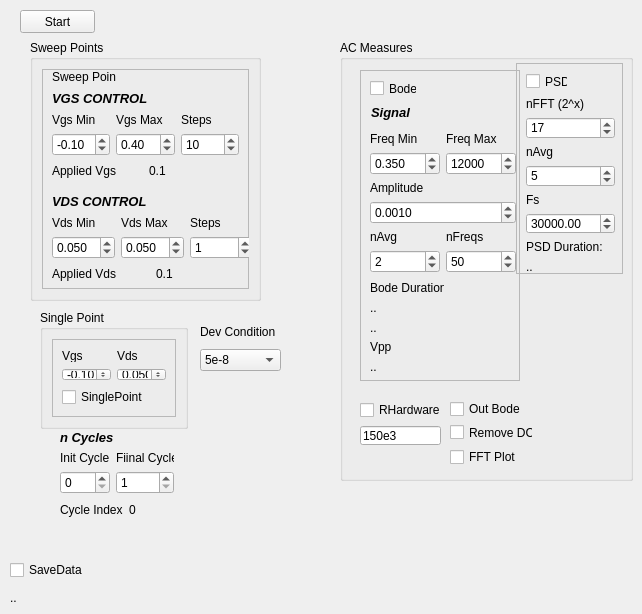
      <widget class="QWidget" name="tab_2">
       <attribute name="title">
        <string>MeasureSweeps</string>
       </attribute>
       <widget class="QPushButton" name="ButSweep">
        <property name="geometry">
         <rect>
          <x>20</x>
          <y>10</y>
          <width>75</width>
          <height>23</height>
         </rect>
        </property>
        <property name="text">
         <string>Start</string>
        </property>
       </widget>
       <widget class="QGroupBox" name="GrSweepMeas_3">
        <property name="geometry">
         <rect>
          <x>40</x>
          <y>310</y>
          <width>148</width>
          <height>119</height>
         </rect>
        </property>
        <property name="title">
         <string>Single Point</string>
        </property>
        <layout class="QHBoxLayout" name="horizontalLayout_12">
         <item>
          <widget class="QFrame" name="frame_9">
           <property name="frameShape">
            <enum>QFrame::StyledPanel</enum>
           </property>
           <property name="frameShadow">
            <enum>QFrame::Raised</enum>
           </property>
           <layout class="QVBoxLayout" name="verticalLayout_42">
            <item>
             <layout class="QVBoxLayout" name="verticalLayout_25">
              <item>
               <layout class="QGridLayout" name="gridLayout_5">
                <item row="0" column="0">
                 <widget class="QLabel" name="label_7">
                  <property name="text">
                   <string>Vgs</string>
                  </property>
                 </widget>
                </item>
                <item row="1" column="0">
                 <widget class="QDoubleSpinBox" name="SpnSVgs">
                  <property name="minimum">
                   <double>-0.500000000000000</double>
                  </property>
                  <property name="maximum">
                   <double>0.700000000000000</double>
                  </property>
                  <property name="singleStep">
                   <double>0.100000000000000</double>
                  </property>
                  <property name="value">
                   <double>-0.100000000000000</double>
                  </property>
                 </widget>
                </item>
                <item row="0" column="1">
                 <widget class="QLabel" name="label_8">
                  <property name="text">
                   <string>Vds</string>
                  </property>
                 </widget>
                </item>
                <item row="1" column="1">
                 <widget class="QDoubleSpinBox" name="SpnSVds">
                  <property name="decimals">
                   <number>3</number>
                  </property>
                  <property name="minimum">
                   <double>-0.200000000000000</double>
                  </property>
                  <property name="maximum">
                   <double>0.200000000000000</double>
                  </property>
                  <property name="singleStep">
                   <double>0.010000000000000</double>
                  </property>
                  <property name="value">
                   <double>0.050000000000000</double>
                  </property>
                 </widget>
                </item>
               </layout>
              </item>
              <item>
               <widget class="QCheckBox" name="ChckSP">
                <property name="text">
                 <string>SinglePoint</string>
                </property>
               </widget>
              </item>
             </layout>
            </item>
           </layout>
          </widget>
         </item>
        </layout>
       </widget>
       <widget class="QGroupBox" name="GrSweepMeas_4">
        <property name="geometry">
         <rect>
          <x>30</x>
          <y>40</y>
          <width>231</width>
          <height>261</height>
         </rect>
        </property>
        <property name="title">
         <string>Sweep Points</string>
        </property>
        <layout class="QHBoxLayout" name="horizontalLayout_13">
         <item>
          <widget class="QFrame" name="frame_5">
           <property name="frameShape">
            <enum>QFrame::StyledPanel</enum>
           </property>
           <property name="frameShadow">
            <enum>QFrame::Raised</enum>
           </property>
           <widget class="QWidget" name="layoutWidget">
            <property name="geometry">
             <rect>
              <x>10</x>
              <y>20</y>
              <width>187</width>
              <height>90</height>
             </rect>
            </property>
            <layout class="QVBoxLayout" name="verticalLayout_4">
             <item>
              <widget class="QLabel" name="label_5">
               <property name="font">
                <font>
                 <pointsize>10</pointsize>
                 <weight>75</weight>
                 <italic>true</italic>
                 <bold>true</bold>
                </font>
               </property>
               <property name="text">
                <string>VGS CONTROL</string>
               </property>
              </widget>
             </item>
             <item>
              <layout class="QHBoxLayout" name="horizontalLayout">
               <item>
                <layout class="QVBoxLayout" name="verticalLayout">
                 <item>
                  <widget class="QLabel" name="label_2">
                   <property name="text">
                    <string>Vgs Min</string>
                   </property>
                  </widget>
                 </item>
                 <item>
                  <widget class="QDoubleSpinBox" name="SpnVgsMin">
                   <property name="minimum">
                    <double>-0.500000000000000</double>
                   </property>
                   <property name="maximum">
                    <double>0.500000000000000</double>
                   </property>
                   <property name="singleStep">
                    <double>0.100000000000000</double>
                   </property>
                   <property name="value">
                    <double>-0.100000000000000</double>
                   </property>
                  </widget>
                 </item>
                </layout>
               </item>
               <item>
                <layout class="QVBoxLayout" name="verticalLayout_2">
                 <item>
                  <widget class="QLabel" name="label_3">
                   <property name="text">
                    <string>Vgs Max</string>
                   </property>
                  </widget>
                 </item>
                 <item>
                  <widget class="QDoubleSpinBox" name="SpnVgsMax">
                   <property name="minimum">
                    <double>-0.200000000000000</double>
                   </property>
                   <property name="maximum">
                    <double>0.700000000000000</double>
                   </property>
                   <property name="singleStep">
                    <double>0.100000000000000</double>
                   </property>
                   <property name="value">
                    <double>0.400000000000000</double>
                   </property>
                  </widget>
                 </item>
                </layout>
               </item>
               <item>
                <layout class="QVBoxLayout" name="verticalLayout_3">
                 <item>
                  <widget class="QLabel" name="label_4">
                   <property name="text">
                    <string>Steps</string>
                   </property>
                  </widget>
                 </item>
                 <item>
                  <widget class="QSpinBox" name="SpnVgsStep">
                   <property name="value">
                    <number>10</number>
                   </property>
                  </widget>
                 </item>
                </layout>
               </item>
              </layout>
             </item>
             <item>
              <layout class="QHBoxLayout" name="horizontalLayout_2">
               <item>
                <widget class="QLabel" name="label_6">
                 <property name="text">
                  <string>Applied Vgs</string>
                 </property>
                </widget>
               </item>
               <item>
                <widget class="QLabel" name="LblVgs">
                 <property name="text">
                  <string>0.1</string>
                 </property>
                </widget>
               </item>
              </layout>
             </item>
            </layout>
           </widget>
           <widget class="QWidget" name="layoutWidget_2">
            <property name="geometry">
             <rect>
              <x>10</x>
              <y>123</y>
              <width>201</width>
              <height>90</height>
             </rect>
            </property>
            <layout class="QVBoxLayout" name="verticalLayout_10">
             <item>
              <widget class="QLabel" name="label_13">
               <property name="font">
                <font>
                 <pointsize>10</pointsize>
                 <weight>75</weight>
                 <italic>true</italic>
                 <bold>true</bold>
                </font>
               </property>
               <property name="text">
                <string>VDS CONTROL</string>
               </property>
              </widget>
             </item>
             <item>
              <layout class="QHBoxLayout" name="horizontalLayout_6">
               <item>
                <layout class="QVBoxLayout" name="verticalLayout_11">
                 <item>
                  <widget class="QLabel" name="label_14">
                   <property name="text">
                    <string>Vds Min</string>
                   </property>
                  </widget>
                 </item>
                 <item>
                  <widget class="QDoubleSpinBox" name="SpnVdsMin">
                   <property name="decimals">
                    <number>3</number>
                   </property>
                   <property name="minimum">
                    <double>-0.200000000000000</double>
                   </property>
                   <property name="maximum">
                    <double>0.200000000000000</double>
                   </property>
                   <property name="singleStep">
                    <double>0.015000000000000</double>
                   </property>
                   <property name="value">
                    <double>0.050000000000000</double>
                   </property>
                  </widget>
                 </item>
                </layout>
               </item>
               <item>
                <layout class="QVBoxLayout" name="verticalLayout_12">
                 <item>
                  <widget class="QLabel" name="label_15">
                   <property name="text">
                    <string>Vds Max</string>
                   </property>
                  </widget>
                 </item>
                 <item>
                  <widget class="QDoubleSpinBox" name="SpnVdsMax">
                   <property name="decimals">
                    <number>3</number>
                   </property>
                   <property name="minimum">
                    <double>-0.200000000000000</double>
                   </property>
                   <property name="maximum">
                    <double>0.200000000000000</double>
                   </property>
                   <property name="singleStep">
                    <double>0.015000000000000</double>
                   </property>
                   <property name="value">
                    <double>0.050000000000000</double>
                   </property>
                  </widget>
                 </item>
                </layout>
               </item>
               <item>
                <layout class="QVBoxLayout" name="verticalLayout_13">
                 <item>
                  <widget class="QLabel" name="label_16">
                   <property name="text">
                    <string>Steps</string>
                   </property>
                  </widget>
                 </item>
                 <item>
                  <widget class="QSpinBox" name="SpnVdsStep">
                   <property name="value">
                    <number>1</number>
                   </property>
                  </widget>
                 </item>
                </layout>
               </item>
              </layout>
             </item>
             <item>
              <layout class="QHBoxLayout" name="horizontalLayout_7">
               <item>
                <widget class="QLabel" name="label_17">
                 <property name="text">
                  <string>Applied Vds</string>
                 </property>
                </widget>
               </item>
               <item>
                <widget class="QLabel" name="LblVds">
                 <property name="text">
                  <string>0.1</string>
                 </property>
                </widget>
               </item>
              </layout>
             </item>
            </layout>
           </widget>
           <widget class="QLabel" name="label_30">
            <property name="geometry">
             <rect>
              <x>10</x>
              <y>0</y>
              <width>64</width>
              <height>16</height>
             </rect>
            </property>
            <property name="text">
             <string>Sweep Points</string>
            </property>
           </widget>
          </widget>
         </item>
        </layout>
       </widget>
       <widget class="QWidget" name="layoutWidget">
        <property name="geometry">
         <rect>
          <x>200</x>
          <y>320</y>
          <width>81</width>
          <height>51</height>
         </rect>
        </property>
        <layout class="QVBoxLayout" name="verticalLayout_18">
         <item>
          <widget class="QLabel" name="label">
           <property name="text">
            <string>Dev Condition</string>
           </property>
          </widget>
         </item>
         <item>
          <widget class="QComboBox" name="CmbDevCond">
           <property name="currentIndex">
            <number>5</number>
           </property>
           <item>
            <property name="text">
             <string>1</string>
            </property>
           </item>
           <item>
            <property name="text">
             <string>5e-6</string>
            </property>
           </item>
           <item>
            <property name="text">
             <string>1e-6</string>
            </property>
           </item>
           <item>
            <property name="text">
             <string>5e-7</string>
            </property>
           </item>
           <item>
            <property name="text">
             <string>1e-7</string>
            </property>
           </item>
           <item>
            <property name="text">
             <string>5e-8</string>
            </property>
           </item>
           <item>
            <property name="text">
             <string>1e-8</string>
            </property>
           </item>
           <item>
            <property name="text">
             <string>5e-9</string>
            </property>
           </item>
           <item>
            <property name="text">
             <string>1e-9</string>
            </property>
           </item>
          </widget>
         </item>
        </layout>
       </widget>
       <widget class="QGroupBox" name="GrSweepMeas">
        <property name="geometry">
         <rect>
          <x>340</x>
          <y>40</y>
          <width>293</width>
          <height>441</height>
         </rect>
        </property>
        <property name="title">
         <string>AC Measures</string>
        </property>
        <widget class="QFrame" name="frame">
         <property name="geometry">
          <rect>
           <x>20</x>
           <y>30</y>
           <width>160</width>
           <height>311</height>
          </rect>
         </property>
         <property name="frameShape">
          <enum>QFrame::StyledPanel</enum>
         </property>
         <property name="frameShadow">
          <enum>QFrame::Raised</enum>
         </property>
         <widget class="QCheckBox" name="ChckBode">
          <property name="geometry">
           <rect>
            <x>10</x>
            <y>10</y>
            <width>47</width>
            <height>17</height>
           </rect>
          </property>
          <property name="text">
           <string>Bode</string>
          </property>
         </widget>
         <widget class="QLabel" name="label_22">
          <property name="geometry">
           <rect>
            <x>11</x>
            <y>34</y>
            <width>40</width>
            <height>16</height>
           </rect>
          </property>
          <property name="font">
           <font>
            <pointsize>10</pointsize>
            <weight>75</weight>
            <italic>true</italic>
            <bold>true</bold>
           </font>
          </property>
          <property name="text">
           <string>Signal</string>
          </property>
         </widget>
         <widget class="QWidget" name="layoutWidget">
          <property name="geometry">
           <rect>
            <x>10</x>
            <y>211</y>
            <width>74</width>
            <height>53</height>
           </rect>
          </property>
          <layout class="QGridLayout" name="gridLayout_13">
           <item row="0" column="0">
            <widget class="QLabel" name="LblPSDDuration_2">
             <property name="text">
              <string>Bode Duration:</string>
             </property>
            </widget>
           </item>
           <item row="1" column="0">
            <widget class="QLabel" name="LblBodeDurationL">
             <property name="text">
              <string>..</string>
             </property>
            </widget>
           </item>
           <item row="2" column="0">
            <widget class="QLabel" name="LblBodeDurationH">
             <property name="text">
              <string>..</string>
             </property>
            </widget>
           </item>
          </layout>
         </widget>
         <widget class="QWidget" name="layoutWidget">
          <property name="geometry">
           <rect>
            <x>10</x>
            <y>62</y>
            <width>146</width>
            <height>141</height>
           </rect>
          </property>
          <layout class="QGridLayout" name="gridLayout_12">
           <item row="0" column="0">
            <layout class="QGridLayout" name="gridLayout_3">
             <item row="0" column="0">
              <layout class="QVBoxLayout" name="verticalLayout_21">
               <item>
                <widget class="QLabel" name="label_25">
                 <property name="text">
                  <string>Freq Min</string>
                 </property>
                </widget>
               </item>
               <item>
                <widget class="QDoubleSpinBox" name="SpnFreqMin">
                 <property name="decimals">
                  <number>3</number>
                 </property>
                 <property name="singleStep">
                  <double>0.010000000000000</double>
                 </property>
                 <property name="value">
                  <double>0.350000000000000</double>
                 </property>
                </widget>
               </item>
              </layout>
             </item>
             <item row="0" column="1">
              <layout class="QVBoxLayout" name="verticalLayout_20">
               <item>
                <widget class="QLabel" name="label_24">
                 <property name="text">
                  <string>Freq Max</string>
                 </property>
                </widget>
               </item>
               <item>
                <widget class="QSpinBox" name="SpnFreqMax">
                 <property name="maximum">
                  <number>10000000</number>
                 </property>
                 <property name="value">
                  <number>12000</number>
                 </property>
                </widget>
               </item>
              </layout>
             </item>
            </layout>
           </item>
           <item row="1" column="0">
            <layout class="QGridLayout" name="gridLayout_4">
             <item row="0" column="0" colspan="2">
              <layout class="QVBoxLayout" name="verticalLayout_16">
               <item>
                <widget class="QLabel" name="label_20">
                 <property name="text">
                  <string>Amplitude</string>
                 </property>
                </widget>
               </item>
               <item>
                <widget class="QDoubleSpinBox" name="SpnAmp">
                 <property name="decimals">
                  <number>4</number>
                 </property>
                 <property name="maximum">
                  <double>75.000000000000000</double>
                 </property>
                 <property name="singleStep">
                  <double>0.001000000000000</double>
                 </property>
                 <property name="value">
                  <double>0.001000000000000</double>
                 </property>
                </widget>
               </item>
              </layout>
             </item>
             <item row="1" column="0">
              <layout class="QVBoxLayout" name="verticalLayout_19">
               <item>
                <widget class="QLabel" name="label_27">
                 <property name="text">
                  <string>nAvg</string>
                 </property>
                </widget>
               </item>
               <item>
                <widget class="QSpinBox" name="SpnNAvg">
                 <property name="value">
                  <number>2</number>
                 </property>
                </widget>
               </item>
              </layout>
             </item>
             <item row="1" column="1">
              <layout class="QVBoxLayout" name="verticalLayout_14">
               <item>
                <widget class="QLabel" name="label_18">
                 <property name="text">
                  <string>nFreqs</string>
                 </property>
                </widget>
               </item>
               <item>
                <widget class="QSpinBox" name="SpnNFreqs">
                 <property name="value">
                  <number>50</number>
                 </property>
                </widget>
               </item>
              </layout>
             </item>
            </layout>
           </item>
          </layout>
         </widget>
         <widget class="QWidget" name="layoutWidget">
          <property name="geometry">
           <rect>
            <x>10</x>
            <y>270</y>
            <width>141</width>
            <height>34</height>
           </rect>
          </property>
          <layout class="QGridLayout" name="gridLayout_17">
           <item row="0" column="0">
            <widget class="QLabel" name="LblPSDDuration_3">
             <property name="text">
              <string>Vpp</string>
             </property>
            </widget>
           </item>
           <item row="1" column="0">
            <widget class="QLabel" name="LblVpp">
             <property name="text">
              <string>..</string>
             </property>
            </widget>
           </item>
          </layout>
         </widget>
        </widget>
        <widget class="QFrame" name="frame_2">
         <property name="geometry">
          <rect>
           <x>176</x>
           <y>23</y>
           <width>107</width>
           <height>211</height>
          </rect>
         </property>
         <property name="frameShape">
          <enum>QFrame::StyledPanel</enum>
         </property>
         <property name="frameShadow">
          <enum>QFrame::Raised</enum>
         </property>
         <widget class="QCheckBox" name="ChckPSD">
          <property name="geometry">
           <rect>
            <x>10</x>
            <y>10</y>
            <width>42</width>
            <height>17</height>
           </rect>
          </property>
          <property name="text">
           <string>PSD</string>
          </property>
         </widget>
         <widget class="QWidget" name="layoutWidget">
          <property name="geometry">
           <rect>
            <x>10</x>
            <y>34</y>
            <width>89</width>
            <height>177</height>
           </rect>
          </property>
          <layout class="QGridLayout" name="gridLayout_11">
           <item row="0" column="0">
            <layout class="QGridLayout" name="gridLayout_7">
             <item row="0" column="0">
              <layout class="QGridLayout" name="gridLayout_6">
               <item row="0" column="0">
                <widget class="QLabel" name="label_26">
                 <property name="text">
                  <string>nFFT (2^x)</string>
                 </property>
                </widget>
               </item>
               <item row="1" column="0">
                <widget class="QSpinBox" name="SpnPDSnFFT">
                 <property name="maximum">
                  <number>24</number>
                 </property>
                 <property name="value">
                  <number>17</number>
                 </property>
                </widget>
               </item>
              </layout>
             </item>
             <item row="1" column="0">
              <layout class="QGridLayout" name="gridLayout_2">
               <item row="0" column="0">
                <widget class="QLabel" name="label_29">
                 <property name="text">
                  <string>nAvg</string>
                 </property>
                </widget>
               </item>
               <item row="1" column="0">
                <widget class="QSpinBox" name="SpnAvg">
                 <property name="maximum">
                  <number>20</number>
                 </property>
                 <property name="value">
                  <number>5</number>
                 </property>
                </widget>
               </item>
              </layout>
             </item>
             <item row="2" column="0">
              <layout class="QVBoxLayout" name="verticalLayout_26">
               <item>
                <widget class="QLabel" name="label_28">
                 <property name="text">
                  <string>Fs</string>
                 </property>
                </widget>
               </item>
               <item>
                <widget class="QDoubleSpinBox" name="SpnFsPSD">
                 <property name="maximum">
                  <double>1000000.000000000000000</double>
                 </property>
                 <property name="singleStep">
                  <double>100.000000000000000</double>
                 </property>
                 <property name="value">
                  <double>30000.000000000000000</double>
                 </property>
                </widget>
               </item>
              </layout>
             </item>
            </layout>
           </item>
           <item row="1" column="0">
            <widget class="QLabel" name="LblPSDDuration_1">
             <property name="text">
              <string>PSD Duration:</string>
             </property>
            </widget>
           </item>
           <item row="2" column="0">
            <widget class="QLabel" name="LblPSDDuration">
             <property name="text">
              <string>..</string>
             </property>
            </widget>
           </item>
          </layout>
         </widget>
        </widget>
        <widget class="QWidget" name="layoutWidget">
         <property name="geometry">
          <rect>
           <x>20</x>
           <y>360</y>
           <width>81</width>
           <height>45</height>
          </rect>
         </property>
         <layout class="QVBoxLayout" name="verticalLayout_5">
          <item>
           <widget class="QCheckBox" name="ChckRhardware">
            <property name="text">
             <string>RHardware</string>
            </property>
            <property name="autoExclusive">
             <bool>false</bool>
            </property>
           </widget>
          </item>
          <item>
           <widget class="QLineEdit" name="QRhardware">
            <property name="text">
             <string>150e3</string>
            </property>
           </widget>
          </item>
         </layout>
        </widget>
        <widget class="QWidget" name="layoutWidget">
         <property name="geometry">
          <rect>
           <x>110</x>
           <y>360</y>
           <width>83</width>
           <height>67</height>
          </rect>
         </property>
         <layout class="QGridLayout" name="gridLayout_19">
          <item row="0" column="0">
           <layout class="QGridLayout" name="gridLayout_18">
            <item row="0" column="0">
             <widget class="QCheckBox" name="ChckOutBode">
              <property name="text">
               <string>Out Bode</string>
              </property>
              <property name="autoExclusive">
               <bool>false</bool>
              </property>
             </widget>
            </item>
            <item row="1" column="0">
             <widget class="QCheckBox" name="ChckRemoveDC">
              <property name="text">
               <string>Remove DC</string>
              </property>
              <property name="autoExclusive">
               <bool>false</bool>
              </property>
             </widget>
            </item>
           </layout>
          </item>
          <item row="1" column="0">
           <widget class="QCheckBox" name="ChckFFT">
            <property name="text">
             <string>FFT Plot</string>
            </property>
            <property name="autoExclusive">
             <bool>false</bool>
            </property>
           </widget>
          </item>
         </layout>
        </widget>
       </widget>
       <widget class="QWidget" name="layoutWidget">
        <property name="geometry">
         <rect>
          <x>60</x>
          <y>430</y>
          <width>114</width>
          <height>90</height>
         </rect>
        </property>
        <layout class="QGridLayout" name="gridLayout_8">
         <item row="0" column="0">
          <layout class="QGridLayout" name="gridLayout">
           <item row="0" column="0">
            <widget class="QLabel" name="label_23">
             <property name="font">
              <font>
               <pointsize>10</pointsize>
               <weight>75</weight>
               <italic>true</italic>
               <bold>true</bold>
              </font>
             </property>
             <property name="text">
              <string>n Cycles</string>
             </property>
            </widget>
           </item>
           <item row="1" column="0">
            <layout class="QHBoxLayout" name="horizontalLayout_3">
             <item>
              <layout class="QVBoxLayout" name="verticalLayout_27">
               <item>
                <widget class="QLabel" name="label_31">
                 <property name="text">
                  <string>Init Cycle</string>
                 </property>
                </widget>
               </item>
               <item>
                <widget class="QSpinBox" name="SpnInitCycle">
                 <property name="minimum">
                  <number>0</number>
                 </property>
                 <property name="maximum">
                  <number>200</number>
                 </property>
                 <property name="value">
                  <number>0</number>
                 </property>
                </widget>
               </item>
              </layout>
             </item>
             <item>
              <layout class="QVBoxLayout" name="verticalLayout_38">
               <item>
                <widget class="QLabel" name="label_32">
                 <property name="text">
                  <string>Fiinal Cycle</string>
                 </property>
                </widget>
               </item>
               <item>
                <widget class="QSpinBox" name="SpnFinalCycle">
                 <property name="minimum">
                  <number>1</number>
                 </property>
                 <property name="maximum">
                  <number>200</number>
                 </property>
                 <property name="value">
                  <number>1</number>
                 </property>
                </widget>
               </item>
              </layout>
             </item>
            </layout>
           </item>
          </layout>
         </item>
         <item row="1" column="0">
          <layout class="QHBoxLayout" name="horizontalLayout_8">
           <item>
            <widget class="QLabel" name="label_33">
             <property name="text">
              <string>Cycle Index</string>
             </property>
            </widget>
           </item>
           <item>
            <widget class="QLabel" name="LblCycle">
             <property name="text">
              <string>0</string>
             </property>
            </widget>
           </item>
          </layout>
         </item>
        </layout>
       </widget>
       <widget class="QCheckBox" name="ChckSaveData">
        <property name="geometry">
         <rect>
          <x>10</x>
          <y>560</y>
          <width>131</width>
          <height>20</height>
         </rect>
        </property>
        <property name="text">
         <string>SaveData</string>
        </property>
        <property name="checked">
         <bool>false</bool>
        </property>
       </widget>
       <widget class="QLabel" name="LblPath">
        <property name="geometry">
         <rect>
          <x>10</x>
          <y>590</y>
          <width>491</width>
          <height>15</height>
         </rect>
        </property>
        <property name="sizePolicy">
         <sizepolicy hsizetype="Minimum" vsizetype="Minimum">
          <horstretch>0</horstretch>
          <verstretch>0</verstretch>
         </sizepolicy>
        </property>
        <property name="maximumSize">
         <size>
          <width>16777215</width>
          <height>15</height>
         </size>
        </property>
        <property name="text">
         <string>..</string>
        </property>
       </widget>
      </widget>
